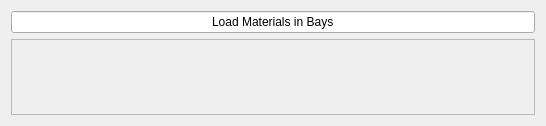
<?xml version="1.0" encoding="UTF-8"?>
<ui version="4.0">
 <class>Form</class>
 <widget class="QWidget" name="Form">
  <property name="geometry">
   <rect>
    <x>0</x>
    <y>0</y>
    <width>546</width>
    <height>126</height>
   </rect>
  </property>
  <property name="windowTitle">
   <string>Form</string>
  </property>
  <layout class="QVBoxLayout" name="verticalLayout_2">
   <item>
    <widget class="QLineEdit" name="messageEdit">
     <property name="text">
      <string>Load Materials in Bays</string>
     </property>
     <property name="alignment">
      <set>Qt::AlignCenter</set>
     </property>
     <property name="readOnly">
      <bool>true</bool>
     </property>
    </widget>
   </item>
   <item>
    <widget class="QScrollArea" name="scrollArea">
     <property name="widgetResizable">
      <bool>true</bool>
     </property>
     <widget class="QWidget" name="scrollAreaWidgetContents">
      <property name="geometry">
       <rect>
        <x>0</x>
        <y>0</y>
        <width>526</width>
        <height>80</height>
       </rect>
      </property>
      <layout class="QHBoxLayout" name="horizontalLayout"/>
     </widget>
    </widget>
   </item>
  </layout>
 </widget>
 <resources/>
 <connections/>
</ui>
